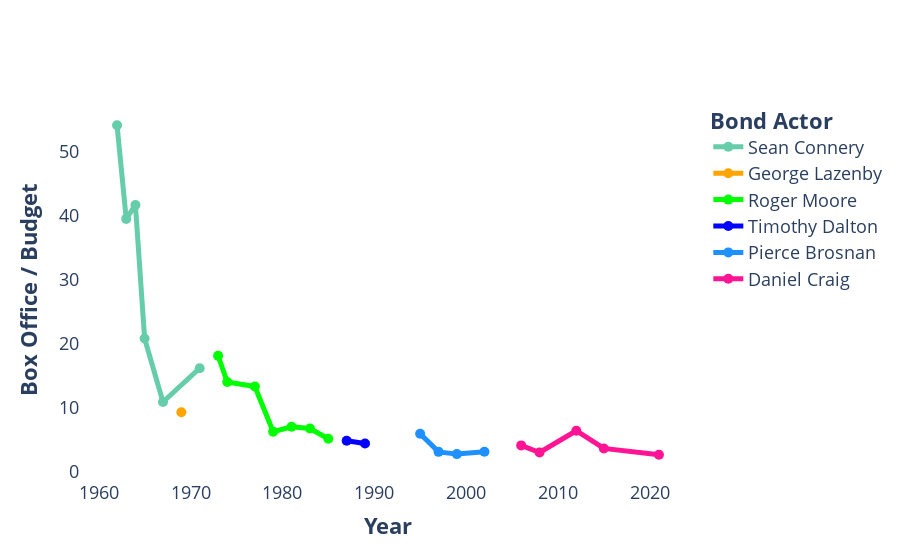

The notebook cell this image was saved under:
### Code cell
# Variables:
x_var = "year"
x_var_name = "Year"
y_var = "boxoffice_over_budget"
y_var_name = "Box Office / Budget"
color_var = "bond_actor"
color_var_name = "Bond Actor"

# Plot:
my_palette = ["#66cdaa", "#ffa500", "#00ff00", "#0000ff", "#1e90ff", "#ff1493"]
lvls = df[color_var].unique()

fig = go.Figure()
for l, lvl in enumerate(lvls):
    fig.add_trace(
        go.Scatter(
            x = df[x_var][df[color_var] == lvl],
            y = df[y_var][df[color_var] == lvl],
            mode = "lines+markers",
            line = {
                "width": 5,
                "color": my_palette[l]
            },
            marker = {
                "size": 10,
                "color": my_palette[l]
            },
            name = lvl,
            customdata = df[["title",
                             "year",
                             "bond_actor",
                             "director",
                             "boxoffice_over_budget",
                             "box_office_millions_2005",
                             "budget_millions_2005",
                             "rotten_tomatoes_score",
                             "metacritic_score"]][df[color_var] == lvl],
            hovertemplate = "<b>Title:</b> %{customdata[0]}<br>" +
                            "<b>Year:</b> %{customdata[1]}<br>" +
                            "<b>Bond:</b> %{customdata[2]}<br>" +
                            "<b>Director:</b> %{customdata[3]}<br>" +
                            "<b>Box Office / Budget:</b> %{customdata[4]}<br>" +
                            "<b>Box office ($mi):</b> %{customdata[5]}<br>" +
                            "<b>Budget ($mi):</b> %{customdata[6]}<br>" +
                            "<b>Rotten Tomatoes Score:</b> %{customdata[7]}<br>" +
                            "<b>Metacritic Score:</b> %{customdata[8]}<br>" +
                            "<extra></extra>"
        )
    )
fig.update_layout(
    xaxis_title = "<b>" + x_var_name + "</b>" ,
    yaxis_title = "<b>" + y_var_name + "</b>",
    font = dict(
        size = 18
    ),
    showlegend = True,
    legend_title_text = "<b>" + color_var_name + "</b>",
    plot_bgcolor = "white",
    hoverlabel = dict(
        font_size = 20,
        font_family = "Rockwell"
    )
)
fig.show()

### Figure 1 — Plotly figure (JSON) as saved in the notebook; plotly's stock layout.template omitted (floating-point values rounded to 4 significant figures)
{"data": [{"customdata": [["Dr. No", 1962, "Sean Connery", "Terence Young", 54.09, 448.8, 7, 95, 78], ["From Russia with Love", 1963, "Sean Connery", "Terence Young", 39.45, 543.8, 12.6, 95, 83], ["Goldfinger", 1964, "Sean Connery", "Guy Hamilton", 41.63, 820.4, 18.6, 99, 87], ["Thunderball", 1965, "Sean Connery", "Terence Young", 20.76, 848.1, 41.9, 87, 64], ["You Only Live Twice", 1967, "Sean Connery", "Lewis Gilbert", 10.83, 514.2, 59.9, 73, 61], ["Diamonds Are Forever", 1971, "Sean Connery", "Guy Hamilton", 16.11, 442.5, 34.7, 64, 59]], "hovertemplate": "<b>Title:</b> %{customdata[0]}<br><b>Year:</b> %{customdata[1]}<br><b>Bond:</b> %{customdata[2]}<br><b>Director:</b> %{customdata[3]}<br><b>Box Office / Budget:</b> %{customdata[4]}<br><b>Box office ($mi):</b> %{customdata[5]}<br><b>Budget ($mi):</b> %{customdata[6]}<br><b>Rotten Tomatoes Score:</b> %{customdata[7]}<br><b>Metacritic Score:</b> %{customdata[8]}<br><extra></extra>", "line": {"color": "#66cdaa", "width": 5}, "marker": {"color": "#66cdaa", "size": 10}, "mode": "lines+markers", "name": "Sean Connery", "type": "scatter", "x": [1962, 1963, 1964, 1965, 1967, 1971], "y": [54.09, 39.45, 41.63, 20.76, 10.83, 16.11]}, {"customdata": [["On Her Majesty's Secret Service", 1969, "George Lazenby", "Peter R. Hunt", 9.23, 291.5, 37.3, 81, 61]], "hovertemplate": "<b>Title:</b> %{customdata[0]}<br><b>Year:</b> %{customdata[1]}<br><b>Bond:</b> %{customdata[2]}<br><b>Director:</b> %{customdata[3]}<br><b>Box Office / Budget:</b> %{customdata[4]}<br><b>Box office ($mi):</b> %{customdata[5]}<br><b>Budget ($mi):</b> %{customdata[6]}<br><b>Rotten Tomatoes Score:</b> %{customdata[7]}<br><b>Metacritic Score:</b> %{customdata[8]}<br><extra></extra>", "line": {"color": "#ffa500", "width": 5}, "marker": {"color": "#ffa500", "size": 10}, "mode": "lines+markers", "name": "George Lazenby", "type": "scatter", "x": [1969], "y": [9.23]}, {"customdata": [["Live and Let Die", 1973, "Roger Moore", "Guy Hamilton", 18.06, 460.3, 30.8, 65, 55], ["The Man with the Golden Gun", 1974, "Roger Moore", "Guy Hamilton", 13.94, 334, 27.7, 39, 43], ["The Spy Who Loved Me", 1977, "Roger Moore", "Lewis Gilbert", 13.24, 533, 45.1, 80, 55], ["Moonraker", 1979, "Roger Moore", "Lewis Gilbert", 6.19, 535, 91.5, 60, 66], ["For Your Eyes Only", 1981, "Roger Moore", "John Glen", 6.96, 449.4, 60.2, 72, 54], ["Octopussy", 1983, "Roger Moore", "John Glen", 6.68, 373.8, 53.9, 43, 63], ["A View to a Kill", 1985, "Roger Moore", "John Glen", 5.08, 275.2, 54.5, 38, 40]], "hovertemplate": "<b>Title:</b> %{customdata[0]}<br><b>Year:</b> %{customdata[1]}<br><b>Bond:</b> %{customdata[2]}<br><b>Director:</b> %{customdata[3]}<br><b>Box Office / Budget:</b> %{customdata[4]}<br><b>Box office ($mi):</b> %{customdata[5]}<br><b>Budget ($mi):</b> %{customdata[6]}<br><b>Rotten Tomatoes Score:</b> %{customdata[7]}<br><b>Metacritic Score:</b> %{customdata[8]}<br><extra></extra>", "line": {"color": "#00ff00", "width": 5}, "marker": {"color": "#00ff00", "size": 10}, "mode": "lines+markers", "name": "Roger Moore", "type": "scatter", "x": [1973, 1974, 1977, 1979, 1981, 1983, 1985], "y": [18.06, 13.94, 13.24, 6.19, 6.96, 6.68, 5.08]}, {"customdata": [["The Living Daylights", 1987, "Timothy Dalton", "John Glen", 4.78, 313.5, 68.8, 74, 60], ["Licence to Kill", 1989, "Timothy Dalton", "John Glen", 4.34, 250.9, 56.7, 78, 58]], "hovertemplate": "<b>Title:</b> %{customdata[0]}<br><b>Year:</b> %{customdata[1]}<br><b>Bond:</b> %{customdata[2]}<br><b>Director:</b> %{customdata[3]}<br><b>Box Office / Budget:</b> %{customdata[4]}<br><b>Box office ($mi):</b> %{customdata[5]}<br><b>Budget ($mi):</b> %{customdata[6]}<br><b>Rotten Tomatoes Score:</b> %{customdata[7]}<br><b>Metacritic Score:</b> %{customdata[8]}<br><extra></extra>", "line": {"color": "#0000ff", "width": 5}, "marker": {"color": "#0000ff", "size": 10}, "mode": "lines+markers", "name": "Timothy Dalton", "type": "scatter", "x": [1987, 1989], "y": [4.78, 4.34]}, {"customdata": [["GoldenEye", 1995, "Pierce Brosnan", "Martin Campbell", 5.87, 518.5, 76.9, 79, 65], ["Tomorrow Never Dies", 1997, "Pierce Brosnan", "Roger Spottiswoode", 3.03, 463.2, 133.9, 56, 52], ["The World Is Not Enough", 1999, "Pierce Brosnan", "Michael Apted", 2.68, 439.5, 158.3, 52, 57], ["Die Another Day", 2002, "Pierce Brosnan", "Lee Tamahori", 3.04, 465.4, 154.2, 56, 56]], "hovertemplate": "<b>Title:</b> %{customdata[0]}<br><b>Year:</b> %{customdata[1]}<br><b>Bond:</b> %{customdata[2]}<br><b>Director:</b> %{customdata[3]}<br><b>Box Office / Budget:</b> %{customdata[4]}<br><b>Box office ($mi):</b> %{customdata[5]}<br><b>Budget ($mi):</b> %{customdata[6]}<br><b>Rotten Tomatoes Score:</b> %{customdata[7]}<br><b>Metacritic Score:</b> %{customdata[8]}<br><extra></extra>", "line": {"color": "#1e90ff", "width": 5}, "marker": {"color": "#1e90ff", "size": 10}, "mode": "lines+markers", "name": "Pierce Brosnan", "type": "scatter", "x": [1995, 1997, 1999, 2002], "y": [5.87, 3.03, 2.68, 3.04]}, {"customdata": [["Casino Royale", 2006, "Daniel Craig", "Martin Campbell", 4.04, 589.4, 145.3, 94, 80], ["Quantum of Solace", 2008, "Daniel Craig", "Marc Forster", 2.93, 514.2, 181.4, 64, 58], ["Skyfall", 2012, "Daniel Craig", "Sam Mendes", 6.33, 943.5, 150, 92, 81], ["Spectre", 2015, "Daniel Craig", "Sam Mendes", 3.57, 725.5, 203, 63, 60], ["No Time to Die", 2021, "Daniel Craig", "Cary Joji Fukunaga", 2.58, 534.9, 200, 84, 69]], "hovertemplate": "<b>Title:</b> %{customdata[0]}<br><b>Year:</b> %{customdata[1]}<br><b>Bond:</b> %{customdata[2]}<br><b>Director:</b> %{customdata[3]}<br><b>Box Office / Budget:</b> %{customdata[4]}<br><b>Box office ($mi):</b> %{customdata[5]}<br><b>Budget ($mi):</b> %{customdata[6]}<br><b>Rotten Tomatoes Score:</b> %{customdata[7]}<br><b>Metacritic Score:</b> %{customdata[8]}<br><extra></extra>", "line": {"color": "#ff1493", "width": 5}, "marker": {"color": "#ff1493", "size": 10}, "mode": "lines+markers", "name": "Daniel Craig", "type": "scatter", "x": [2006, 2008, 2012, 2015, 2021], "y": [4.04, 2.93, 6.33, 3.57, 2.58]}], "layout": {"autosize": true, "font": {"size": 18}, "hoverlabel": {"font": {"family": "Rockwell", "size": 20}}, "legend": {"title": {"text": "<b>Bond Actor</b>"}}, "plot_bgcolor": "white", "showlegend": true, "xaxis": {"autorange": true, "range": [1958.0, 2025.0], "title": {"text": "<b>Year</b>"}, "type": "linear"}, "yaxis": {"autorange": true, "range": [-1.834, 58.5], "title": {"text": "<b>Box Office / Budget</b>"}, "type": "linear"}}}
